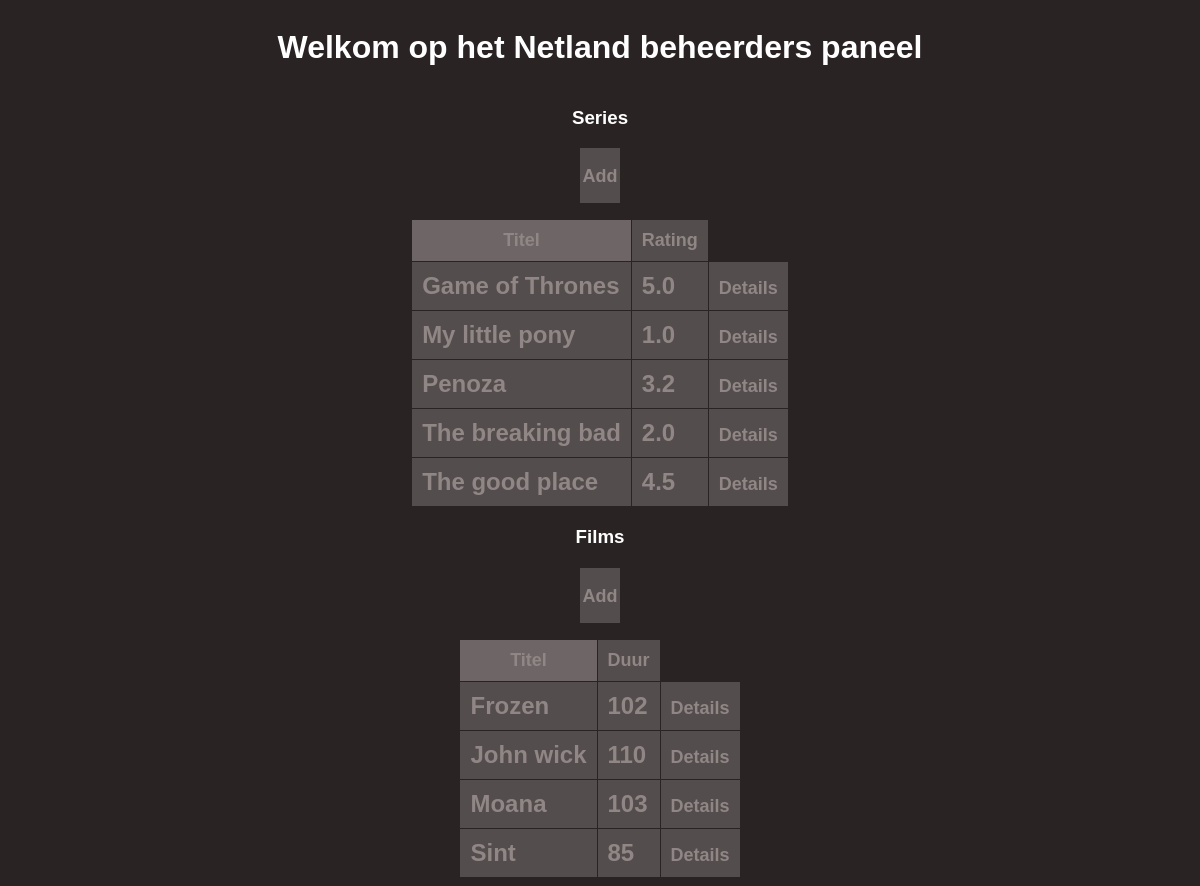
The page / on the database its author committed.
### tables this page shows
CREATE TABLE `media` (
  `id` int(11) NOT NULL,
  `title` varchar(255) DEFAULT NULL,
  `type` enum('movie','series') DEFAULT NULL,
  `rating` decimal(3,1) DEFAULT NULL,
  `length_in_minutes` int(11) DEFAULT NULL,
  `released_at` date DEFAULT NULL,
  `summary` text DEFAULT NULL,
  `youtube_trailer_id` varchar(20) DEFAULT NULL,
  `has_won_awards` int(11) DEFAULT NULL,
  `seasons` int(11) DEFAULT NULL,
  `country` varchar(15) DEFAULT NULL,
  `spoken_in_language` varchar(15) DEFAULT NULL
);

### index.php (the view, shortened to what this page needs)
<!DOCTYPE html>
<html lang="en">
<head>
</head>
<body>
    <?php
    $localhost = 'localhost';
    $db = 'netland';
    $user = 'bit_academy';
    $pass = 'bit_academy';
    $charset = 'utf8mb4';
    $dsn = "mysql:host=$localhost;dbname=$db;charset=$charset";
    try {
        $pdo = new PDO($dsn, $user, $pass);
    } catch (\PDOException $e) {
        echo 'Error connecting to database on line: ' . $e->getMessage();
    }
    $sort = $_GET['sort'] ?? 'title';
    $sort2 = $_GET['sort2'] ?? 'title';
    $order = $_GET['order'] ?? 'asc';
    $order2 = $_GET['order2'] ?? 'asc';
    $stmt = $pdo->prepare("SELECT * FROM media WHERE type = 'series' ORDER BY $sort $order");
    $stmt->execute();
    $series_array = $stmt->fetchAll(PDO::FETCH_OBJ);
    $stmt = $pdo->prepare("SELECT * FROM media WHERE type = 'movie' ORDER BY $sort2 $order2");
    $stmt->execute();
    $movies_array = $stmt->fetchAll(PDO::FETCH_OBJ);
    function getOppositeOrder($order)
    {
        return $order === 'asc' ? 'desc' : 'asc';
    }
    function getOppositeOrder2($order2)
    {
        return $order2 === 'asc' ? 'desc' : 'asc';
    }
    function echoSeries($series_array)
    {
        foreach ($series_array as $key) {
            echo '<tr>';
            echo '<td>' . $key->title . '</td>';
            echo '<td>' . $key->rating . '</td>';
            echo '<td>' . "<a href='detail.php?id=$key->id'>Details</a>" . '</td>';
            echo '</tr>';
        }
    }
    function echoMovies($movies_array)
    {
        foreach ($movies_array as $key) {
            echo    '<tr>';
            echo    '<td>' . $key->title . '</td>';
            echo    '<td>' . $key->length_in_minutes . '</td>';
            echo    '<td>' . "<a href='detail.php?id=$key->id'>Details</a>" . '</td>';
            echo    '</tr>';
        }
    }
    ?>
    <h1>Welkom op het Netland beheerders paneel</h1>
    <table>
        <h3>Series</h3>
        <tr>
            <div class="add">
                <p><a href='insert.php'>Add</a></p>
            </div>
            <th class="sortable <?php if ($sort === 'title') {
                                    echo "sorted-$order";
                                } ?>">
                <a href="?sort=title&order=<?php echo getOppositeOrder($order); ?>">Titel</a>
            </th>
            <th class="sortable <?php if ($sort === 'rating') {
                                    echo "sorted-$order";
                                } ?>">
                <a href="?sort=rating&order=<?php echo getOppositeOrder($order); ?>">Rating</a>
            </th>
            <?php echoSeries($series_array); ?>
        </tr>
    </table>
    <table>
        <h3>Films</h3>
        <tr>
            <div class="add">
                <p><a href='insert.php'>Add</a></p>
            </div>
            <th class="sortable <?php if ($sort2 === 'title') {
                                    echo "sorted-$order2";
                                } ?>">
                <a href="?sort2=title&order2=<?php echo getOppositeOrder2($order2); ?>">Titel</a>
            </th>
            <th class="sortable <?php if ($sort2 === 'length_in_minutes') {
                                    echo "sorted-$order2";
                                } ?>">
                <a href="?sort2=length_in_minutes&order2=<?php echo getOppositeOrder2($order2); ?>">Duur</a>
            </th>
            <?php echoMovies($movies_array); ?>
        </tr>
    </table>

### index.php (style rules this page uses)
body { display: flex; flex-direction: column; justify-content: center; align-items: center; background-color: #2A2323; font-family: Arial, Helvetica, sans-serif; }
a { text-decoration: none; color: #908686; font-weight: bold; font-size: large; }
h1, h3 { color: white; }
table { border-collapse: collapse; margin-top: 15px; }
th { border: 1px solid #2A2323; background-color: #544D4D; color: #908686; font-weight: bold; font-size: large; padding: 10px; cursor: pointer; }
.add { border: 1px solid #2A2323; background-color: #544D4D; color: #908686; font-weight: bold; font-size: large; cursor: pointer; text-align: center; width: 40px; height: 55px; }
th.sorted-asc, th.sorted-desc { background-color: #6E6666; }
td { border: 1px solid #2A2323; background-color: #544D4D; color: #908686; font-weight: bold; font-size: x-large; padding: 10px; }

### rows shown on the page
media: title "Game of Thrones", rating "5.0"
media: title "My little pony", rating "1.0"
media: title "Penoza", rating "3.2"
media: title "The breaking bad", rating "2.0"
media: title "The good place", rating "4.5"
media: title "Frozen", length_in_minutes "102"
media: title "John wick", length_in_minutes "110"
media: title "Moana", length_in_minutes "103"
media: title "Sint", length_in_minutes "85"
